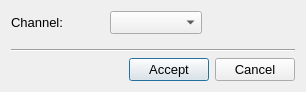
<?xml version="1.0" encoding="UTF-8"?>
<ui version="4.0">
 <class>AwSelectTriggerChannelUi</class>
 <widget class="QDialog" name="AwSelectTriggerChannelUi">
  <property name="geometry">
   <rect>
    <x>0</x>
    <y>0</y>
    <width>306</width>
    <height>92</height>
   </rect>
  </property>
  <property name="font">
   <font>
    <family>MS Shell Dlg 2</family>
    <pointsize>10</pointsize>
   </font>
  </property>
  <property name="windowTitle">
   <string>Select Trigger Channel</string>
  </property>
  <property name="windowIcon">
   <iconset resource="../../resources/AnyWave.qrc">
    <normaloff>:/images/AnyWave_logo.jpg</normaloff>:/images/AnyWave_logo.jpg</iconset>
  </property>
  <layout class="QGridLayout" name="gridLayout">
   <item row="0" column="0">
    <layout class="QVBoxLayout" name="verticalLayout">
     <item>
      <layout class="QHBoxLayout" name="horizontalLayout">
       <item>
        <widget class="QLabel" name="label">
         <property name="sizePolicy">
          <sizepolicy hsizetype="Expanding" vsizetype="Preferred">
           <horstretch>0</horstretch>
           <verstretch>0</verstretch>
          </sizepolicy>
         </property>
         <property name="text">
          <string>Channel:</string>
         </property>
        </widget>
       </item>
       <item>
        <widget class="QComboBox" name="comboChannels">
         <property name="sizePolicy">
          <sizepolicy hsizetype="Expanding" vsizetype="Preferred">
           <horstretch>0</horstretch>
           <verstretch>0</verstretch>
          </sizepolicy>
         </property>
        </widget>
       </item>
       <item>
        <spacer name="horizontalSpacer">
         <property name="orientation">
          <enum>Qt::Horizontal</enum>
         </property>
         <property name="sizeHint" stdset="0">
          <size>
           <width>40</width>
           <height>20</height>
          </size>
         </property>
        </spacer>
       </item>
      </layout>
     </item>
     <item>
      <spacer name="verticalSpacer">
       <property name="orientation">
        <enum>Qt::Vertical</enum>
       </property>
       <property name="sizeHint" stdset="0">
        <size>
         <width>20</width>
         <height>40</height>
        </size>
       </property>
      </spacer>
     </item>
     <item>
      <widget class="Line" name="line">
       <property name="orientation">
        <enum>Qt::Horizontal</enum>
       </property>
      </widget>
     </item>
     <item>
      <layout class="QHBoxLayout" name="horizontalLayout_2">
       <item>
        <spacer name="horizontalSpacer_2">
         <property name="orientation">
          <enum>Qt::Horizontal</enum>
         </property>
         <property name="sizeHint" stdset="0">
          <size>
           <width>40</width>
           <height>20</height>
          </size>
         </property>
        </spacer>
       </item>
       <item>
        <widget class="QPushButton" name="buttonOk">
         <property name="sizePolicy">
          <sizepolicy hsizetype="Preferred" vsizetype="Fixed">
           <horstretch>0</horstretch>
           <verstretch>0</verstretch>
          </sizepolicy>
         </property>
         <property name="text">
          <string>Accept</string>
         </property>
        </widget>
       </item>
       <item>
        <widget class="QPushButton" name="buttonCancel">
         <property name="sizePolicy">
          <sizepolicy hsizetype="Preferred" vsizetype="Fixed">
           <horstretch>0</horstretch>
           <verstretch>0</verstretch>
          </sizepolicy>
         </property>
         <property name="text">
          <string>Cancel</string>
         </property>
        </widget>
       </item>
      </layout>
     </item>
    </layout>
   </item>
  </layout>
 </widget>
 <layoutdefault spacing="6" margin="11"/>
 <resources>
  <include location="../../resources/AnyWave.qrc"/>
 </resources>
 <connections>
  <connection>
   <sender>buttonOk</sender>
   <signal>clicked()</signal>
   <receiver>AwSelectTriggerChannelUi</receiver>
   <slot>accept()</slot>
   <hints>
    <hint type="sourcelabel">
     <x>183</x>
     <y>47</y>
    </hint>
    <hint type="destinationlabel">
     <x>80</x>
     <y>73</y>
    </hint>
   </hints>
  </connection>
  <connection>
   <sender>buttonCancel</sender>
   <signal>clicked()</signal>
   <receiver>AwSelectTriggerChannelUi</receiver>
   <slot>reject()</slot>
   <hints>
    <hint type="sourcelabel">
     <x>248</x>
     <y>50</y>
    </hint>
    <hint type="destinationlabel">
     <x>244</x>
     <y>76</y>
    </hint>
   </hints>
  </connection>
 </connections>
</ui>
